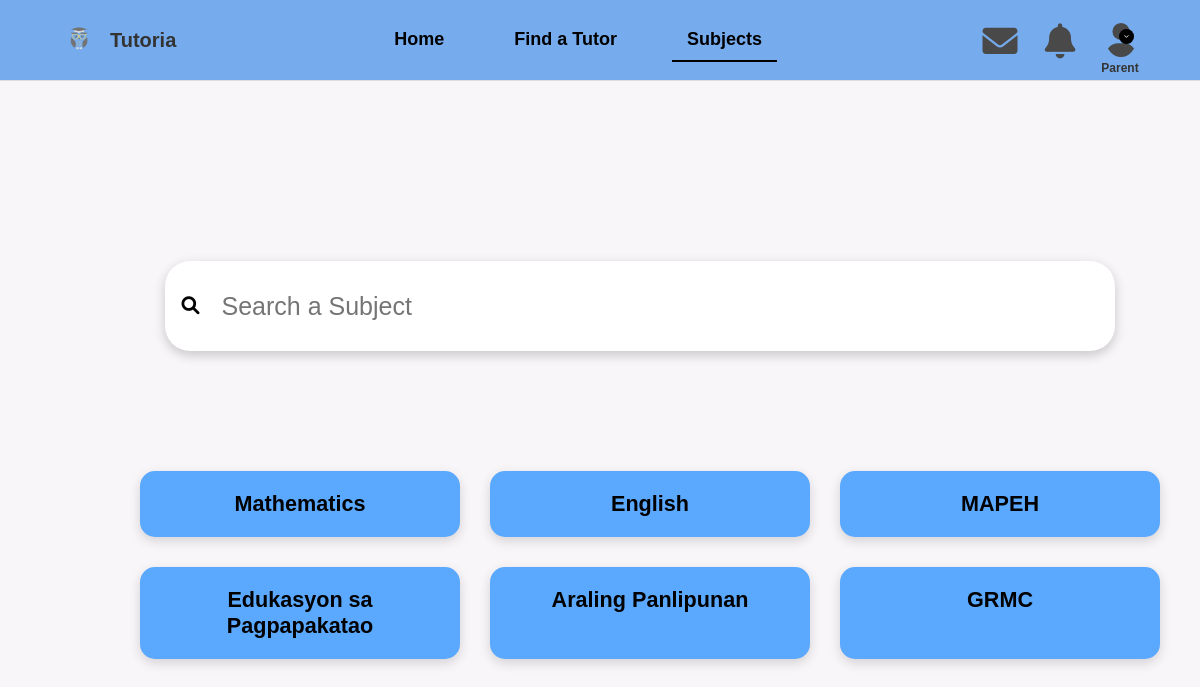
/subjects (signed in), run on the app's committed database.
### tutoria_app/models.py (models this page shows, shortened)
class UserProfile(AbstractUser):
    middle_name = models.CharField(max_length=150, blank=True, null=True)
    street = models.CharField(max_length=255, blank=True, null=True)
    barangay = models.CharField(max_length=255, blank=True, null=True)
    city = models.CharField(max_length=100, default='Zamboanga City')
    gender = models.CharField(
        max_length=10,
        choices=[('male', 'Male'), ('female', 'Female'), ('other', 'Other')],
        default='male',
        blank=True,
        null=True
    )
    role = models.CharField(
        max_length=10,
        choices=[('parent', 'Parent/Guardian'), ('tutor', 'Tutor')],
        default='parent',
        blank=True,
        null=True
    )
    profile_photo = models.ImageField(upload_to=profile_photo_path, blank=True, null=True)
    groups = models.ManyToManyField(Group, related_name="user_profiles", blank=True)
    user_permissions = models.ManyToManyField(Permission, related_name="user_profiles", blank=True)
    reset_code_hash = models.CharField(max_length=255, blank=True, null=True)
    reset_code_expiry = models.DateTimeField(blank=True, null=True)
    phone_number = models.CharField(
        max_length=15,
        unique=True,
        blank=True,
        null=True
    )

class Subject(models.Model):
    name = models.CharField(max_length=100, unique=True)

### tutoria_app/views.py (the view)
# urls.py: path('subjects', views.subjects,name ="subjects"),
def subjects(request):
    all_subjects = Subject.objects.all()
    cleaned_subjects = []
    for subject in all_subjects:
        cleaned_name = re.sub(r"\(.*?\)", "", subject.name).strip()
        cleaned_subjects.append({
            "original_id": subject.id,
            "original_name": subject.name,
            "cleaned_name": cleaned_name
        })
    return render(request, "users/subjects.html", {
        "subjects": cleaned_subjects
    })

### tutoria_app/context_processors.py (called while the page is built)
def user_profile(request):
    if request.user.is_authenticated:
        profile_photo = (
            request.user.tutor_profile.profile_photo.url
            if hasattr(request.user, 'tutor_profile') and request.user.tutor_profile.profile_photo
            else None
        )
    else:
        profile_photo = None
    return {'profile_photo': profile_photo}

### templates/users/subjects.html (shortened to what this page needs)
{% load static %}
<!DOCTYPE html>
<html lang="en">
<head>
  <link rel="stylesheet" href="{% static 'css/subject.css' %}">
  <link href="https://cdnjs.cloudflare.com/ajax/libs/font-awesome/6.0.0-beta3/css/all.min.css" rel="stylesheet">
</head>
<body>
  {% include 'users/navigation.html' %}
  <main class="main-content">
    <section class="subject-container">
      <div class="search-bar-wrapper">
        <div class="search-bar">
          <i class="fas fa-search search-icon" ></i>
          <input type="text" placeholder="Search a Subject">
        </div>
      </div>
      <div class="subjects">
        <div class="subjects-grid">
          {% for subject in subjects %}
            <a href="{% url 'subjects_2' subject.original_name %}" class="subject-card">
              {{ subject.cleaned_name }}
            </a>
          {% empty %}
            <p>No subjects available.</p>
          {% endfor %}
        </div>
      </div>
    </section>
  </main>
</body>
</html>

### templates/users/navigation.html (shortened to what this page needs)
{% load static %}
<!DOCTYPE html>
<html lang="en">
<head>
    <link rel="stylesheet" href="{% static 'css/tutoria.css' %}">
    <link href="https://cdnjs.cloudflare.com/ajax/libs/font-awesome/6.0.0-beta3/css/all.min.css" rel="stylesheet">
</head>
<body>
    <header style="background-color: #76aced;">
        <div class="logo">
            <a href="{% url 'tutoria' %}">
                <img src="{% static 'images/owl.png' %}" alt="Tutoria Logo">
                <span style="font-weight: bold;">Tutoria</span>
            </a>
        </div>
        <nav class="nav">
            <a href="{% url 'tutoria' %}" class="{% if request.resolver_match.url_name == 'tutoria' %}active{% endif %}">Home</a>
            {% if request.session.user_role == 'tutor' %}
                <a href="{% url 'tutor_bookings' %}"
                   class="{% if request.resolver_match.url_name == 'tutor_bookings' or request.resolver_match.url_name == 'tutor_booking_details' %}active{% endif %}">
                    Bookings
                </a>
            {% else %}
                <a href="{% url 'find_tutor' %}" class="{% if request.resolver_match.url_name == 'find_tutor' %}active{% endif %}">Find a Tutor</a>
            {% endif %}
            {% if request.session.user_role != 'tutor' %}
                <a href="{% url 'subjects' %}" class="{% if request.resolver_match.url_name == 'subjects' %}active{% endif %}">Subjects</a>
            {% endif %}
        </nav>
        <div class="auth-buttons">
            <div class="logged-in-icons">
                <a href="{% url 'user_chat' %}" class="icon">
                    <i class="fa fa-envelope"></i>
                </a>
            </div>
            <a href="javascript:void(0)" class="icon notification-container" onclick="toggleNotificationDrop()">
                <i class="fa fa-bell"></i>
            </a>
            <div class="profile-dropdown">
                <a href="javascript:void(0)" class="icon profile-icon" onclick="toggleDropdown()">
                    <i class="fas fa-chevron-down arrow-icon"></i>
                </a>
                <div class="user-role-label">
                    {{ request.session.user_role|capfirst }}
                </div>
            </div>
        </div>
    </header>
</body>
</html>

### tutoria_app/static/css/subject.css (style rules this page uses)
body { font-family: Arial, sans-serif; background-color: #f9f6f9; margin: 0; padding: 0; box-sizing: border-box; }
.main-content { max-width: 1200px; margin: 0 auto; padding: 20px; }
.subject-container { text-align: center; margin-top: 30px; }
.subjects { display: flex; align-items: center; justify-content: center; margin: 100px auto 0 100px; width: calc(100% - 100px); position: relative; }
.search-bar { margin-left: 145px; display: flex; align-items: center; justify-content: center; border-radius: 25px; padding: 15px 25px; max-width: 860px; width: 100%; min-width: 900px; min-height: 60px; box-shadow: 0px 4px 12px rgba(0, 0, 0, 0.2); background: #fff; }
.search-icon { width: 40px; height: 40px; margin-left: 25px; margin-right: 20px; margin-top: 20px; font-size: 18px; color: black; border-radius: 50%; display: flex; align-items: center; justify-content: center; }
.search-bar input[type="text"] { border: none; background: none; outline: none; flex-grow: 1; width: 100%; font-size: 25px; color: #333; min-width: 900px; min-height: 40px; }
.subjects-grid { display: grid; grid-template-columns: repeat(3, 1fr); gap: 30px; align-items: stretch; padding: 20px; }
.subjects-grid a { text-decoration: none; }
.subject-card { background-color: #5aa9ff; color: #000; font-weight: bold; font-size: 1.35rem; text-align: center; padding: 20px 15px; border-radius: 15px; box-shadow: 0px 4px 12px rgba(0, 0, 0, 0.15); cursor: pointer; transition: all 0.3s ease; align-items: center; min-width: 250px; max-width: 100%; }

### tutoria_app/static/css/tutoria.css (style rules this page uses)
body { font-family: 'Arial', sans-serif; margin: 0; padding: 0; box-sizing: border-box; }
header { display: flex; justify-content: space-between; align-items: center; background-color: #f9f3ff; padding: 10px 60px; border-bottom: 1px solid #ddd; position: relative; }
.logo a { text-decoration: none; display: flex; align-items: center; }
.logo img { height: 30px; margin-right: 10px; }
.logo span { font-family: 'TT Bluescreens', sans-serif; font-size: 20px; color: #333; }
.nav { display: flex; align-items: center; }
.nav a { margin: 0 20px; text-decoration: none; border-bottom: 2px solid transparent; padding-bottom: 200px; color: black; font-weight: bold; font-size: 18px; padding: 10px 15px; transition: color 0.3s ease, background-color 0.3s ease; }
.auth-buttons { display: flex; }
.main-content { display: flex; justify-content: space-between; align-items: flex-start; padding: 150px 20px; max-width: 1200px; margin: 0 auto; }
.auth-buttons { display: flex; gap: 20px; align-items: center; }
.auth-buttons .icon { font-size: 35px; color: #494949; text-decoration: none; display: inline-flex; align-items: center; justify-content: center; width: 40px; height: 40px; border-radius: 50%; }
.profile-dropdown { display: inline-block; position: relative; }
.profile-icon { display: flex; align-items: center; cursor: pointer; }
.arrow-icon { font-size: 5px; margin-top: 12px; margin-left: -25px; background-color: black; color: white; border-radius: 50%; padding: 5px; transition: transform 0.3s ease; }
.notification-container { position: relative; }
.nav a.active { border-bottom: 2px solid black; }

### templates/users/navigation.html (style rules this page uses)
.user-role-label { text-align: center; font-size: 12px; font-weight: 600; color: #333; margin-bottom: -5px; }

### data on the page
UserProfile: session.user_role "Parent"
Subject: cleaned_name "Mathematics"
Subject: cleaned_name "English"
Subject: cleaned_name "GRMC"

### other printed values
{{ subject.cleaned_name }} "MAPEH" "Edukasyon sa Pagpapakatao" "Araling Panlipunan"
